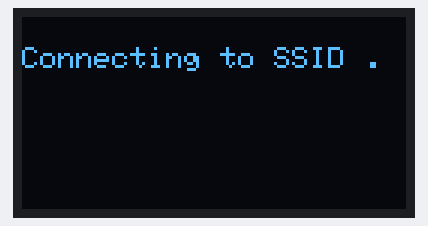
The sketch below on a simulated ESP32. Parts: 128×64 one-colour display. WiFi joins after 1.5 s; servers stay silent unless stated; the local clock reads 2024-03-15 10:24:30 at power-on unless the sketch sets it.

Above: at 2.6 s.
At 3.7 s:
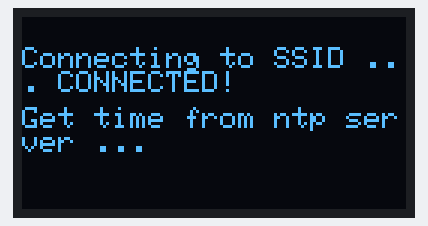
At 4.8 s:
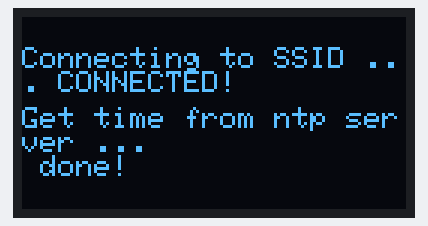
At 5.8 s:
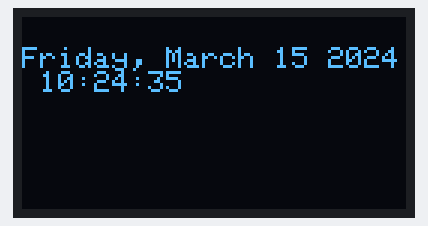
At 21.8 s:
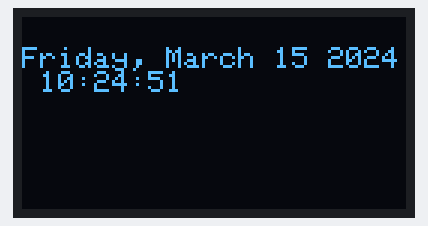
At 38.9 s:
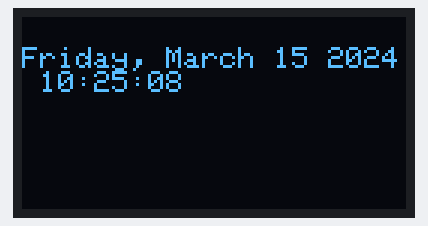

The sketch:

esp32_time_ntp_oled.ino
```cpp
#include <WiFi.h>
#include "time.h"
#include <Wire.h>
#include <Adafruit_GFX.h>
#include <Adafruit_SSD1306.h>

#define SCREEN_WIDTH 128
#define SCREEN_HEIGHT 64

// 20(SDA), 21(SCL)
#define OLED_RESET     -1 // Reset pin # (or -1 if sharing Arduino reset pin)
#define SCREEN_ADDRESS 0x3C // scan for address

const char* ssid = "SSID";
const char* password = "wifi_pwd";
const char* ntpServer = "pool.ntp.org";
const long  gmtOffset_sec = 3600;
const int   daylightOffset_sec = 3600;
Adafruit_SSD1306 display(SCREEN_WIDTH, SCREEN_HEIGHT, &Wire, OLED_RESET);
unsigned long lastIntervallTemp = 0;

void PrintTime()
{
  struct tm local_time;
  display.setTextSize(1);
  display.setCursor(0, 10);
  display.clearDisplay();

  if (!getLocalTime(&local_time)) {
    display.println("Can't connect to ntp server");
    display.display();
    return;
  }
  display.println(&local_time, "%A, %B %d %Y %H:%M:%S");
  display.display();
}

void setup()
{
  Serial.begin(115200);

  if (!display.begin(SSD1306_SWITCHCAPVCC, 0x3C)) { // Address 0x3D for 128x64
    Serial.println(F("SSD1306 allocation failed"));
    for (;;);
  }
  delay(2000);
  display.clearDisplay();

  display.setTextSize(1);
  display.setTextColor(WHITE);
  display.setCursor(0, 10);

  //connect to WiFi
  display.printf("Connecting to %s ", ssid);
  display.display();

  WiFi.begin(ssid, password);
  while (WiFi.status() != WL_CONNECTED) {
    delay(500);
    display.print(".");
    display.display();
  }
  display.println(" CONNECTED!");
  display.display();

  display.setCursor(0, 30);
  display.println("Get time from ntp server ...");
  display.display();
  delay(1000);
  //init and get the time
  configTime(gmtOffset_sec, daylightOffset_sec, ntpServer);
  display.println(" done!");
  display.display();
  delay(1000);
  PrintTime();
}

void loop()
{
  if (millis() - lastIntervallTemp > 1000)
  {
    lastIntervallTemp = millis();
    PrintTime();
  }

}
```

Measured:
- what the display in image 1 shows lasts 1.0 s, from 3.7 s to 4.7 s
